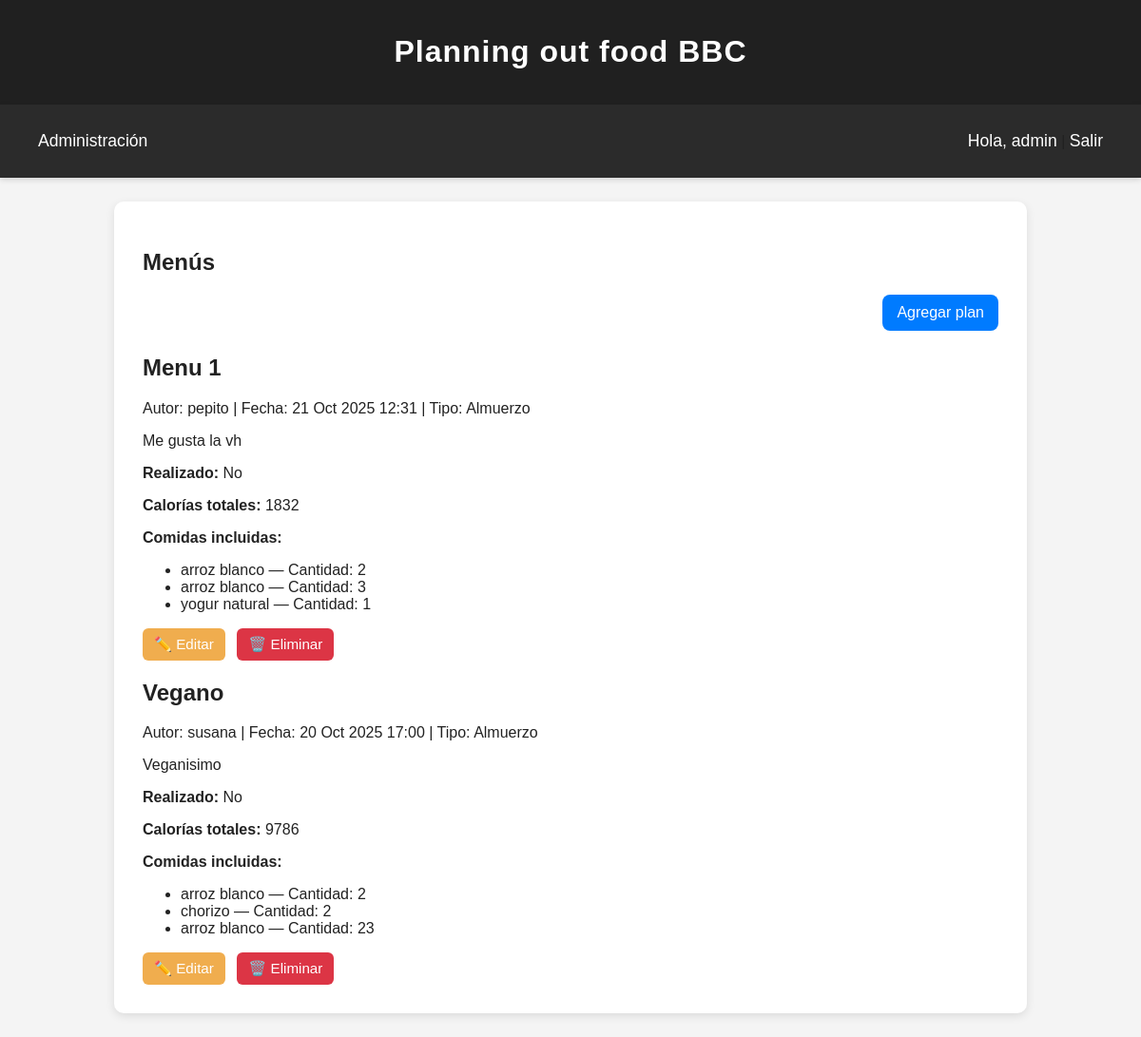
Screenshot of /index (signed in) with the database file from the repository.
### plan/models.py (models this page shows, shortened)
class Plan(models.Model):
    title=models.CharField(max_length=100)
    content = models.TextField()
    author = models.ForeignKey(User, on_delete=models.CASCADE)
    tipo = models.ForeignKey(Tipo, on_delete=models.SET_NULL, null=True, blank=True)
    created_at = models.DateTimeField(auto_now_add=True)
    updated_at = models.DateTimeField(auto_now=True)
    realizado = models.BooleanField(default=False)
    comidas=models.ManyToManyField('Comida',through='Menu')
    class Meta:
        verbose_name = "Plan"
        verbose_name_plural = "Planes"
    @property
    def calorias_totales(self):
        total = 0
        for menu in self.menu_set.all():
            total += menu.comida.calorias * menu.cantidad
        return total

class Tipo(models.Model):
    name = models.CharField(max_length=20, unique=True)
    class Meta:
        verbose_name = "Tipo"
        verbose_name_plural = "Tipos"

class Menu(models.Model):
    plan = models.ForeignKey(Plan, on_delete=models.CASCADE)
    comida = models.ForeignKey(Comida, on_delete=models.CASCADE)
    cantidad=models.IntegerField()

class Comida(models.Model):
    name = models.CharField(max_length=50)
    calorias = models.IntegerField()

### plan/views.py (the view)
# urls.py: path('', root_redirect, name='root_redirect'),  # 👈 controla si va a login o a index
@login_required
def index(request):
    if request.user.is_superuser or request.user.is_staff:
        plans = Plan.objects.all().order_by('-created_at')
    else:
        plans = Plan.objects.filter(author=request.user).order_by('-created_at')
    return render(request, 'plan/index.html', {'plans': plans})

### plan/templates/plan/index.html (shortened to what this page needs)
{% extends 'plan/base.html' %}
{% load static %}
{% block extra_head %}
<link rel="stylesheet" href="{% static 'plan/css/menus.css' %}">
{% endblock extra_head %}
{% block content %}
<h1>Menús</h1>
<div class="actions">
    <a href="{% url 'nuevo' %}" class="btn-nuevo">Agregar plan</a>
</div>
{% for plan in plans %}
<div class="plan-container">
    <h2 class="plan-title">{{ plan.title }}</h2>
    <p class="plan-meta">
        {% if user.is_staff %}
        Autor: {{ plan.author.username }} |
        {% endif %}
        Fecha: {{ plan.created_at|date:"d M Y H:i" }} |
        Tipo: {{ plan.tipo.name|default:"Sin categoría" }}
    </p>
    <p class="plan-content">
        {{ plan.content|truncatewords:50 }}
    </p>
    <div class="plan-details">
        <p><strong>Realizado:</strong>
            {% if plan.realizado %}
            Sí
            {% else %}
            No
            {% endif %}
        </p>
        <p><strong>Calorías totales:</strong> {{ plan.calorias_totales }}</p>
        {% if plan.menu_set.all %}
        <p><strong>Comidas incluidas:</strong></p>
        <ul>
            {% for menu in plan.menu_set.all %}
            <li>{{ menu.comida.name }} — Cantidad: {{ menu.cantidad }}</li>
            {% endfor %}
        </ul>
        {% else %}
        <p><em>No hay comidas registradas para este plan.</em></p>
        {% endif %}
    </div>
    <div class="plan-actions">
        <a href="{% url 'editar' plan.id %}" class="btn-editar">✏️ Editar</a>
        <a href="{% url 'borrar' plan.id %}" class="btn-eliminar">🗑️ Eliminar</a>
    </div>
</div>
{% empty %}
<p>No has creado ningún menú aún. ¡Ve y crea uno!</p>
{% endfor %}
{% endblock content %}

### plan/templates/plan/base.html (shortened to what this page needs)
{% load static %}
<!DOCTYPE html>
<html lang="es">
<head>
    <link rel="stylesheet" href="{% static 'plan/css/base.css' %}">
    {% block extra_head %}
    {% endblock extra_head %}
</head>
<body>
    <main>
        {% if user.is_authenticated %}
        <header>
            <h1>Planning out food BBC</h1>
        </header>
        {% endif %}
        <nav id="navbar">
            <ul>
                {% if user.is_staff or user.is_superuser %}
                <li><a href="{% url 'admin:index' %}">Administración</a></li>
                {% endif %}
            </ul>
            <div>
                {% if user.is_authenticated %}
                <p><a>Hola, {{ user.username }}</a> | <a class="nav-link" href="#"
                        onClick="document.getElementById('logoutform').submit()">
                        Salir
                    </a>
                </p>
                {% endif %}
            </div>
        </nav>
        <section class="page_content">
            {% block content %}
            {% endblock content %}
        </section>
    </main>
</body>
</html>

### plan/static/plan/css/base.css (style rules this page uses)
html, body { height: 100%; margin: 0; font-family: "Poppins", sans-serif; background-color: #f4f4f4; color: #222; }
body { display: flex; flex-direction: column; }
main { flex: 1; display: flex; flex-direction: column; }
header { padding: 15px 0; text-align: center; background-color: #202020; color: #ffffff; letter-spacing: 1px; }
#navbar { display: flex; justify-content: space-between; align-items: center; padding: 12px 40px; background-color: #2b2b2b; box-shadow: 0 2px 6px rgba(0, 0, 0, 0.15); }
#navbar ul { display: flex; list-style: none; margin: 0; padding: 0; }
#navbar ul li { margin-right: 25px; }
#navbar div { display: flex; align-items: center; }
a { text-decoration: none; color: #ffffff; font-size: 1.1em; transition: color 0.3s ease; }
.page_content { padding: 30px; flex: 1; margin: 25px 10vw; background-color: #ffffff; border-radius: 10px; box-shadow: 0 3px 10px rgba(0, 0, 0, 0.1); }

### plan/static/plan/css/menus.css (style rules this page uses)
.actions { margin-bottom: 25px; text-align: right; }
.btn-nuevo { display: inline-block; padding: 10px 15px; background-color: #007bff; color: white; border-radius: 8px; font-size: 1em; transition: background-color 0.3s ease, transform 0.15s ease; }
.btn-editar, .btn-eliminar { display: inline-block; padding: 8px 12px; border-radius: 6px; color: white; font-size: 0.95em; text-decoration: none; margin-right: 8px; transition: background-color 0.3s ease, transform 0.15s ease; }
.btn-editar { background-color: #f0ad4e; }
.btn-eliminar { background-color: #dc3545; }

### rows the page displays
Plan: title "Menu 1", author.username "pepito", created_at "21 Oct 2025 12:31", tipo.name "Almuerzo", content "Me gusta la vh", realizado "No", calorias_totales "1832"
Menu: comida.name "arroz blanco", cantidad "2"
Menu: comida.name "arroz blanco", cantidad "3"
Menu: comida.name "yogur natural", cantidad "1"
Plan: title "Vegano", author.username "susana", created_at "20 Oct 2025 17:00", tipo.name "Almuerzo", content "Veganisimo", realizado "No", calorias_totales "9786"
Menu: comida.name "arroz blanco", cantidad "2"
Menu: comida.name "chorizo", cantidad "2"
Menu: comida.name "arroz blanco", cantidad "23"

### other values shown
{{ user.username }} "admin"
